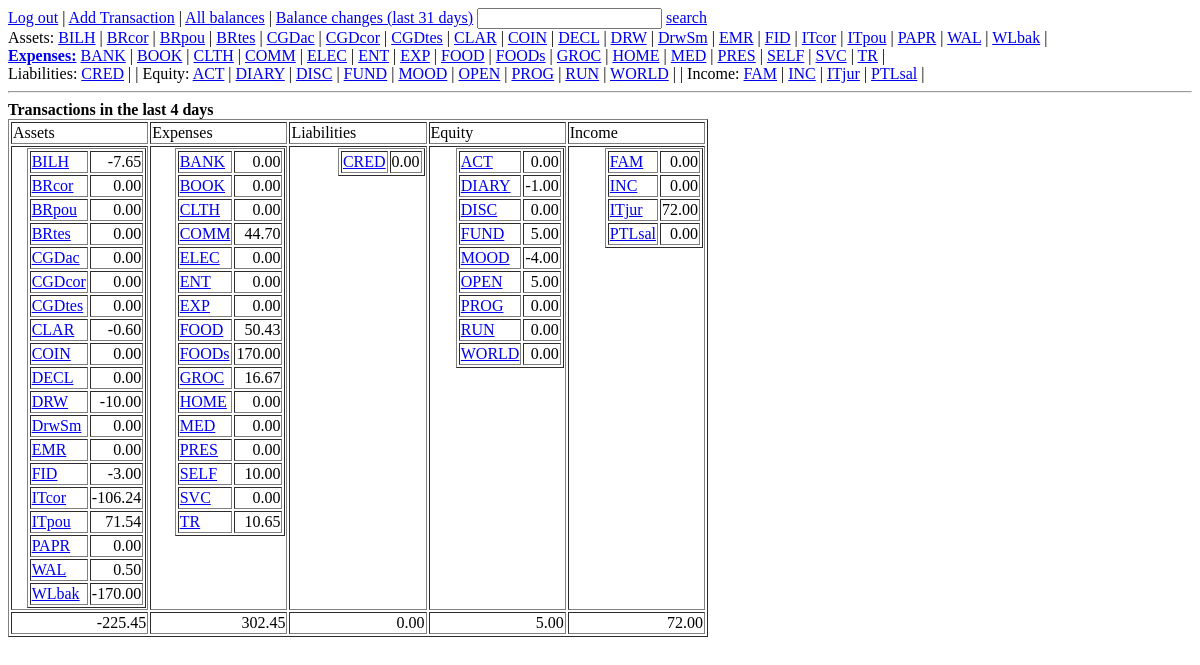
Before: /alesheets/balchanges/4/ (signed in) with the older database file.
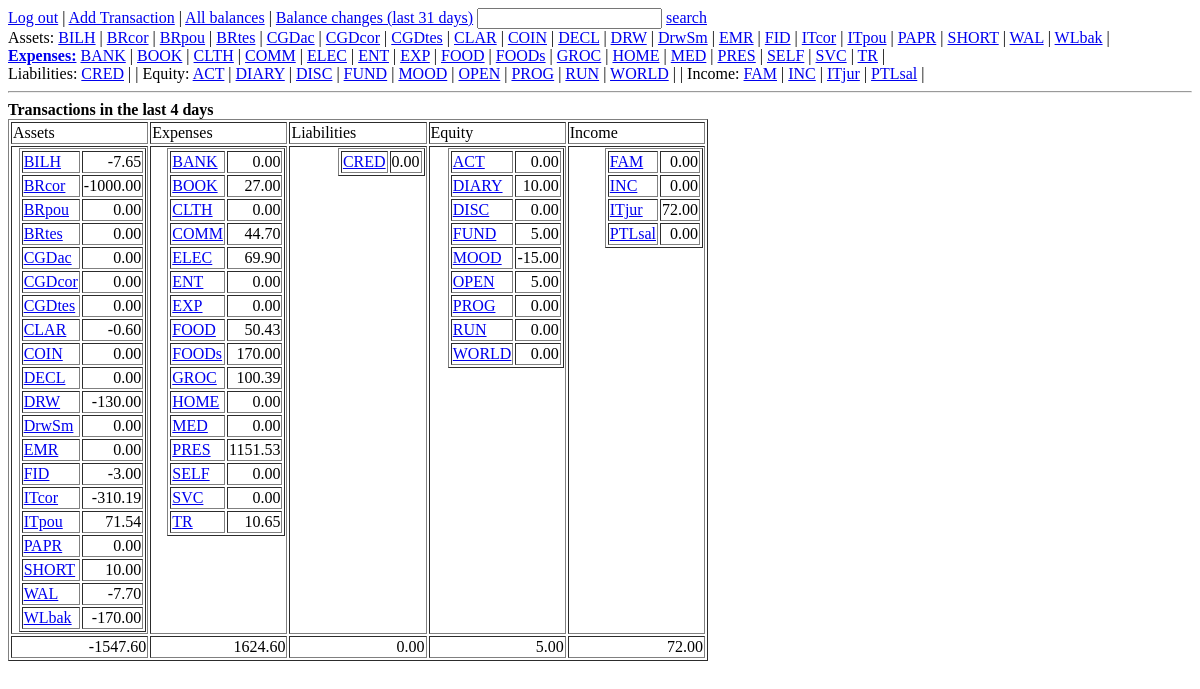
After: the same page with the newer database file.
### alesheets/models.py (models this page shows)
class Account(models.Model):
    owner = models.ForeignKey(Owner)
    name = models.CharField(max_length=80)
    short_name = models.CharField(max_length=20)
    type = models.ForeignKey(AccountType)
    def __unicode__(self):
        return self.short_name
    def __str__(self):
        return self.__unicode__()

### alesheets/views.py (the view)
# urls.py: url(r'^balchanges/(?P<days_back>\d+)/$', views.balance_changes),
@login_required
def balance_changes(request, days_back):
    asset_accounts = Account.objects.filter(type__name="Asset").order_by('short_name')
    expense_accounts = Account.objects.filter(type__name="Expense").order_by('short_name')
    liability_accounts = Account.objects.filter(type__name="Liability").order_by('short_name')
    equity_accounts = Account.objects.filter(type__name="Equity").order_by('short_name')
    income_accounts = Account.objects.filter(type__name="Income").order_by('short_name')
    account_types = [asset_accounts, expense_accounts, liability_accounts,
                     equity_accounts, income_accounts]
    type_balances = []
    type_totals = []
    def get_balance_html_wrapper(x):
        return get_balance_html_latest(x, int(days_back))
    def get_balance_value_wrapper(x):
        return get_balance_value_latest(x, int(days_back))
    for type in account_types:
        type_balances.append(map(get_balance_html_wrapper, type))
        type_totals.append("%.2f" % sum(map(get_balance_value_wrapper, type)))
    return render(request, 'alesheets/showbalances.html',
                  {'type_balances': type_balances,
                   'type_totals': type_totals,
                   'asset_accounts': asset_accounts,
                   'expense_accounts': expense_accounts,
                   'liability_accounts': liability_accounts,
                   'equity_accounts': equity_accounts,
                   'income_accounts': income_accounts,
                   'report_type': "Transactions in the last " + days_back + " days", })

### alesheets/views.py (called while the page is built)
def get_balance_html_latest(account, days_back):
    balance = 0
    debit_transactions = Transaction.objects.filter(debit=account,
                    date__gte=(datetime.today()-timedelta(days=days_back)))
    credit_transactions = Transaction.objects.filter(credit=account,
                    date__gte=(datetime.today()-timedelta(days=days_back)))
    raw_transactions = sorted(chain(debit_transactions,
                                    credit_transactions),
                              key=lambda tr: tr.date)
    for transaction in raw_transactions:
        sign = account.type.sign_modifier
        if str(transaction.credit) == str(account.short_name):
            sign *= -1
        balance += sign * transaction.value
    return '<tr><td><a href="/alesheets/account/%s/">%s</a></td><td align="right">%.2f</td></tr>' % (account.short_name, account.short_name, balance)

def get_balance_value_latest(account, days_back):
    balance = 0
    debit_transactions = Transaction.objects.filter(debit=account,
                        date__gte=(datetime.today()-timedelta(days=days_back)))
    credit_transactions = Transaction.objects.filter(credit=account,
                        date__gte=(datetime.today()-timedelta(days=days_back)))
    raw_transactions = sorted(chain(debit_transactions,
                                    credit_transactions),
                              key=lambda tr: tr.date)
    for transaction in raw_transactions:
        sign = account.type.sign_modifier
        if str(transaction.credit) == str(account.short_name):
            sign *= -1
        balance += sign * transaction.value
    return balance

### alesheets/templates/alesheets/showbalances.html (shortened to what this page needs)
<html>
  <head>
  </head>
  <body>
    {% include "alesheets/allaccts.html" %}
    <b>
      {{ report_type}}
    </b>
    <table width="700" border="1">
      <thead>
        <td width="20%">Assets</td>
        <td width="20%">Expenses</td>
        <td width="20%">Liabilities</td>
        <td width="20%">Equity</td>
        <td width="20%">Income</td>
      </thead>
      <tbody>
        <tr>
          {% for type in type_balances %}
          <td valign="top" align="right">
            <table border="1">
              {% autoescape off %}
              {% for balance in type %}
              {{ balance }}
              {% endfor %}
              {% endautoescape %}
            </table>
          </td>
          {% endfor %}
        </tr>
        <tr>
          {% for type in type_totals %}
          <td align="right">{{ type }}</td>
          {% endfor %}
        </tr>
      </tbody>
    </table>
  </body>
</html>

### alesheets/templates/alesheets/allaccts.html
<a href="/alesheets/logout/">Log out</a> |
<a href="/admin/alesheets/transaction/add/" target="alesheets_admin">Add Transaction</a> |
<a href="/alesheets/balances">All balances</a> |
<a href="/alesheets/balchanges/31/">Balance changes (last 31 days)</a>
<input id="keyword" onkeyup="document.getElementById('search_link').href='/alesheets/search/'+document.getElementById('keyword').value" onkeydown="if (event.keyCode==13) document.getElementById('search_link').click()">
<a href="/alesheets/search/" id="search_link">search</a>
<br>
Assets:
{% for account in asset_accounts %}
<a href="/alesheets/account/{{ account.short_name }}/">{{account.short_name }}</a> |
{% endfor %}
<br>
<a href="/alesheets/category/Expense/31/"><b>Expenses:</b></a>
{% for account in expense_accounts %}
<a href="/alesheets/account/{{ account.short_name }}/">{{account.short_name }}</a> |
{% endfor %}
<br>
Liabilities:
{% for account in liability_accounts %}
<a href="/alesheets/account/{{ account.short_name }}/">{{account.short_name }}</a> |
{% endfor %}
| Equity:
{% for account in equity_accounts %}
<a href="/alesheets/account/{{ account.short_name }}/">{{account.short_name }}</a> |
{% endfor %}
| Income:
{% for account in income_accounts %}
<a href="/alesheets/account/{{ account.short_name }}/">{{account.short_name }}</a> |
{% endfor %}
<hr>

Changed rows visible on the page:
added Account: short_name "SHORT"
Other visible differences:
list line gone: "BRcor 0.00 DRW -10.00 ITcor -106.24 WAL 0.50"
new list line: "BRcor -1000.00 DRW -130.00 ITcor -310.19 SHORT 10.00 WAL -7.70"
list line gone: "BOOK 0.00 ELEC 0.00 GROC 16.67 PRES 0.00 SELF 10.00"
new list line: "BOOK 27.00 ELEC 69.90 GROC 100.39 PRES 1151.53 SELF 0.00"
list line gone: "DIARY -1.00 MOOD -4.00"
new list line: "DIARY 10.00 MOOD -15.00"
new list line: "-1547.60"
new list line: "1624.60"
list line gone: "-225.45"
list line gone: "302.45"
